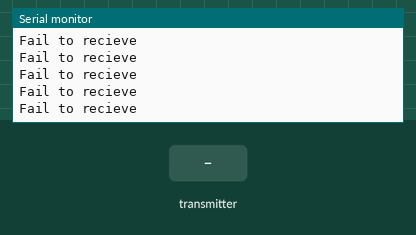
Bench run of a sketch on a simulated Arduino Uno, built with avr-gcc and run on an emulated ATmega328P. On the bench: the last lines printed to the serial monitor. The test bench sets the inputs (shaded band). No radio packets arrive unless stated.

Above: at 1.2 s.
1.3 s: the transmitter starts sending temp = 0
At 1.58 s:
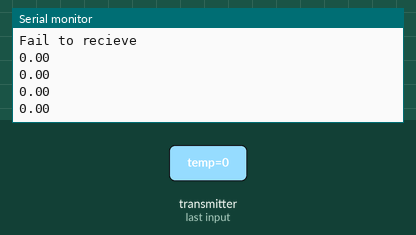
3.3 s: the transmitter starts sending humid = 25
4.8 s: the transmitter starts sending lightIntensity = 50
At 5.03 s:
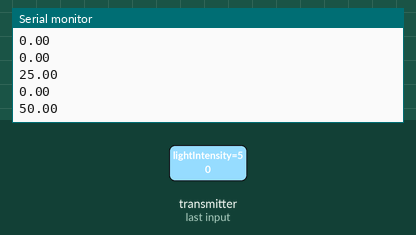
6.3 s: the transmitter starts sending airPressure = 1
7.8 s: the transmitter starts sending temp = 100
Timing chart, 0 to 10.3 s (numbered marks = the images above; inputs shaded):
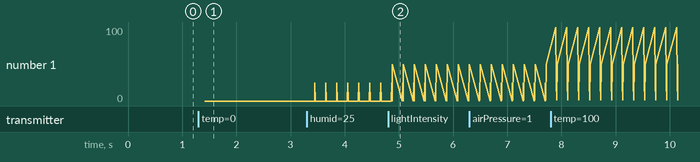

Measured:
- after the input at 1.3 s, the serial monitor: prints a new line after 0.12 s (image 1)
- after the input at 4.8 s, the serial monitor: prints a new line after 0.08 s (image 2)
- plotted number 1: 0 → 50 after the input at 4.8 s

The sketch:

Reciever.ino
```cpp
#include <SPI.h>
#include <nRF24L01.h>
#include <RF24.h>
RF24 radio(9,10); // CE, CSN
const uint64_t address = 0xE8E8F0F0E1LL;
void setup() {
  Serial.begin(9600);
  radio.begin();
  radio.openReadingPipe(0, address);
  radio.setPALevel(RF24_PA_MIN);
  radio.setChannel(87);
  radio.setDataRate(RF24_250KBPS);
  radio.startListening();
}

struct Data
{
  float temp;
  float humid;
  float lightIntensity;
  float airPressure;
};

void loop() {
  if (radio.available())
  {
    Data data;
    radio.read(&data,sizeof(data));
    //Serial.print("Temprature: ");Serial.print(data.temp);Serial.print("\u00B0");Serial.print("C     ");
    //Serial.print("Humidity: ");Serial.print(data.humid);
    //Serial.print("     Light intensity: ");Serial.print(data.lightIntensity);Serial.print("lux");
    //Serial.print("     Air Pressure: ");Serial.print(data.airPressure);Serial.println("hPa");
    Serial.println(data.temp);
    Serial.println(data.humid);
     Serial.println(data.airPressure);
    Serial.println(data.lightIntensity);

  }else
  {
      Serial.println("Fail to recieve");

  }
  delay(200);
}
```
